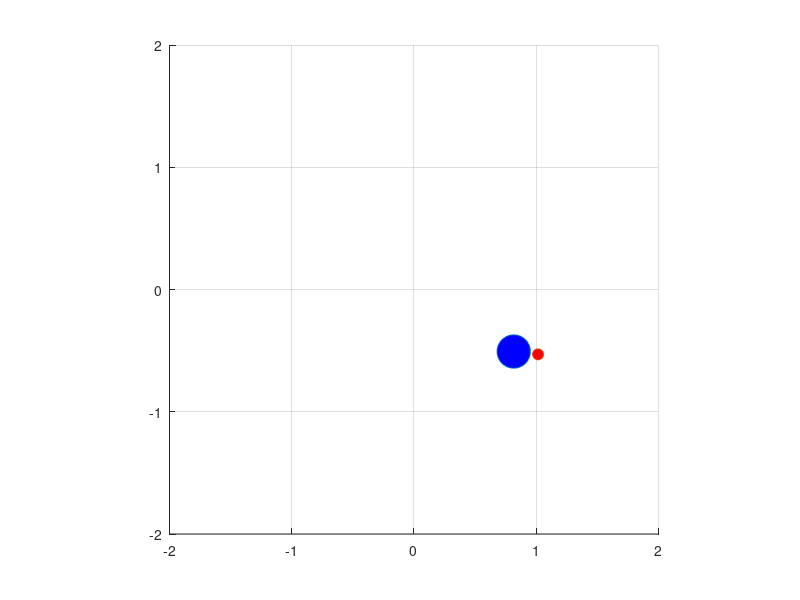

This chart was generated by the following MATLAB code:
clear;
close all;

dt = 1;%%時間刻み=離散時間Tsとして使用
Tfin = 10;%シミュレーション終了時間
t1 = [0:dt:Tfin];

u1 = ones(1,length(t1)) * 0.1;
% u2 = (rand(1,length(t1)) * 2 - 1) * (pi/6);
u2 = ones(1,length(t1)) * (pi/32);

theta = rand * (pi) - pi/2;

si = zeros(length(t1),3);
si(1,:) = [0 0 theta];%状態ξの初期値を設定

x = si(1,1) + 0.2 * cos(si(1,3));
y = si(1,2) + 0.2 * sin(si(1,3));

hold on;
axis equal;
grid on;

axis([-2 2 -2 2])

h = plot(si(1,1),si(1,2), 'o', 'MarkerSize' ,24, 'MarkerFaceColor', 'b');
h2 = plot(x,y,'o', 'MarkerSize' ,8, 'MarkerFaceColor', 'r');

for i = 1:length(t1)

    if i ~= length(t1)
        %θ(n),すなわち si(i+1,3) をx(n),y(n)の計算に使う
        si(i+1,3) = si(i,3) + u2(i) * dt;
        si(i+1,1) = si(i,1) + u1(i) * cos(si(i+1,3)) * dt;
        si(i+1,2) = si(i,2) + u1(i) * sin(si(i+1,3)) * dt;
    end

    set(h, 'XData', si(i,1),'YData', si(i,2));
    set(h2, 'XData', si(i,1) + 0.2 * cos(si(i,3)),'YData', si(i,2) + 0.2 * sin(si(i,3)));

    drawnow;

    %%%- if output gif, uncomment bellow---%%%
    % F = getframe(gcf);
    % [X,map] = rgb2ind(F.cdata,256); % RGBデータをインデックス付きデータに変更
    % if i==1
    %     pause(2)
    %     % GIFファイルに書き出し
    %     imwrite(X,map,'twowheels.gif')
    % else
    %     % 2回目以降は'append'でアニメーションを作成
    %     imwrite(X,map,'twowheels.gif','WriteMode','append')
    % end

end
